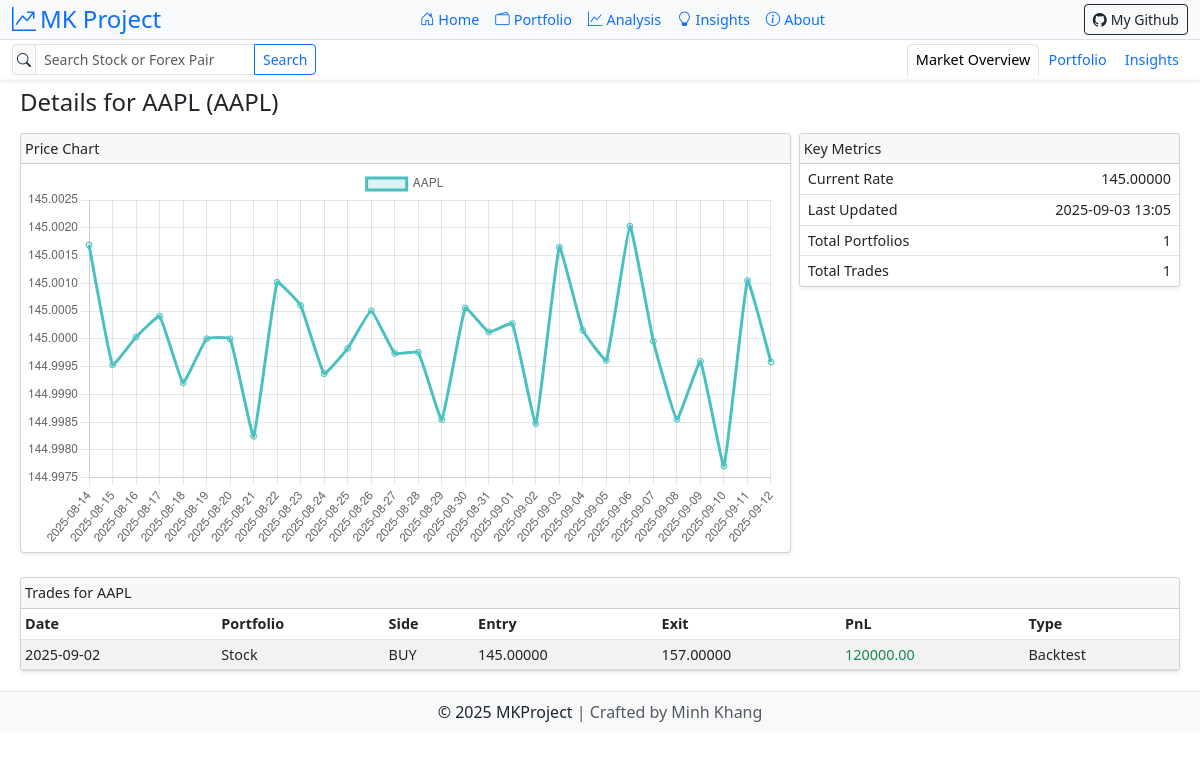
Screenshot of /details/ with the database file from the repository.
### finance_dashboard/models.py (models this page shows, shortened)
class ForexPair(models.Model):
    pair = models.CharField(max_length=10, unique=True)  # Ví dụ: EURUSD
    current_rate = models.DecimalField(max_digits=12, decimal_places=5, null=True)
    last_updated = models.DateTimeField(auto_now=True)
    class Meta:
        ordering = ["pair"]
        verbose_name_plural = "Forex Pairs"

class Trade(models.Model):
    SIDE_CHOICES = [("BUY", "BUY"), ("SELL", "SELL")]
    TYPE_CHOICES = [("Live", "Live"), ("Backtest", "Backtest")]
    portfolio = models.ForeignKey(Portfolio, on_delete=models.CASCADE, related_name="trades")
    forex_pair = models.ForeignKey("ForexPair", on_delete=models.CASCADE)
    side = models.CharField(max_length=10, choices=SIDE_CHOICES)
    entry = models.DecimalField(max_digits=12, decimal_places=5)  # entry price duy nhất
    exit = models.DecimalField(max_digits=12, decimal_places=5)
    stoploss = models.DecimalField(max_digits=12, decimal_places=5, null=True, blank=True)
    qty = models.IntegerField(default=10000)
    date = models.DateField()
    trade_type = models.CharField(max_length=20, choices=TYPE_CHOICES)
    notes = models.TextField(blank=True)
    ref = models.CharField(max_length=50, blank=True)
    @property
    def pnl(self):
        direction = Decimal("1") if self.side == "BUY" else Decimal("-1")
        return round(direction * (self.exit - self.entry) * Decimal(self.qty), 2)
    class Meta:
        ordering = ["-date"]
        verbose_name_plural = "Trades"

class Portfolio(models.Model):
    user = models.ForeignKey(User, on_delete=models.CASCADE)
    name = models.CharField(max_length=50)  # tên Portfolio
    forex_pair = models.ForeignKey("ForexPair", on_delete=models.CASCADE)
    amount = models.DecimalField(max_digits=12, decimal_places=2, default=10000)
    date_added = models.DateTimeField(auto_now_add=True)
    entry_price = models.DecimalField(max_digits=10, decimal_places=5, blank=True, null=True)
    ref_insight = models.ForeignKey(
        Insight, on_delete=models.SET_NULL, null=True, blank=True, related_name="portfolios"
    )
    class Meta:
        ordering = ["-date_added"]
        verbose_name_plural = "Portfolios"

### finance_dashboard/views.py (the view, shortened to what this page needs)
# urls.py: path("details/", views.details, name="details"),
def details(request, pair=None):
    if pair:
        forex_pair = get_object_or_404(ForexPair, pair=pair)
        trades = Trade.objects.filter(forex_pair=forex_pair).order_by("date")
    else:
        forex_pair = ForexPair.objects.first()
        trades = Trade.objects.filter(forex_pair=forex_pair).order_by("date") if forex_pair else []
    if forex_pair:
        metrics = {
            "Current Rate": forex_pair.current_rate,
            "Last Updated": forex_pair.last_updated.strftime("%Y-%m-%d %H:%M") if forex_pair.last_updated else "N/A",
            "Total Portfolios": Portfolio.objects.filter(forex_pair=forex_pair).count(),
            "Total Trades": trades.count(),
        }
    dates = [datetime.now() - timedelta(days=x) for x in range(30)]
    labels = [d.strftime("%Y-%m-%d") for d in dates][::-1]
    if forex_pair and forex_pair.current_rate:
        values = [float(forex_pair.current_rate) + (0.001 * np.random.randn()) for _ in range(30)]
    else:
        values = [1.1 + (0.001 * np.random.randn()) for _ in range(30)]
    context = {
        "trades": trades,
        "metrics": metrics,
        "labels": labels,
        "values": values,
        "symbol": forex_pair.pair if forex_pair else "N/A",
        "label": f"Details for {forex_pair.pair}" if forex_pair else "No Forex Pair Available",
        "safe_id": forex_pair.pair.replace("/", "").replace(" ", "_") if forex_pair else "default",
    }
    return render(request, "finance_dashboard/details.html", context)

### finance_dashboard/templates/finance_dashboard/details.html (shortened to what this page needs)
{% extends "finance_dashboard/base.html" %}
{% block content %}
<div class="container-fluid mt-2 p-2">
  <h4 class="mb-3">{{ label }} ({{ symbol }})</h4>
  <div class="row g-2">
    <div class="col-md-8">
      <div class="card shadow-sm">
        <div class="card-header">Price Chart</div>
        <div class="card-body">
          {% if labels and values %}
            <canvas id="chart_{{ safe_id }}"></canvas>
          {% else %}
            <p class="text-muted">No price data available.</p>
          {% endif %}
        </div>
      </div>
    </div>
    <div class="col-md-4">
      <div class="card shadow-sm">
        <div class="card-header">Key Metrics</div>
        <ul class="list-group list-group-flush">
          {% if metrics %}
            {% for k,v in metrics.items %}
            <li class="list-group-item d-flex justify-content-between">
              <span>{{ k }}</span>
              <span>{{ v }}</span>
            </li>
            {% endfor %}
          {% else %}
            <li class="list-group-item text-muted">No metrics available</li>
          {% endif %}
        </ul>
      </div>
    </div>
  </div>
  <div class="row mt-3">
    <div class="col-md-12">
      <div class="card shadow-sm">
        <div class="card-header">Trades for {{ symbol }}</div>
        <div class="card-body p-0">
          <table class="table table-striped table-sm mb-0">
            <thead>
              <tr>
                <th class="text-sm">Date</th>
                <th class="text-sm">Portfolio</th>
                <th class="text-sm">Side</th>
                <th class="text-sm">Entry</th>
                <th class="text-sm">Exit</th>
                <th class="text-sm">PnL</th>
                <th class="text-sm">Type</th>
              </tr>
            </thead>
            <tbody>
              {% for trade in trades %}
              <tr>
                <td class="text-sm">{{ trade.date|date:"Y-m-d" }}</td>
                <td class="text-sm">{{ trade.portfolio.name }}</td>
                <td class="text-sm">{{ trade.side }}</td>
                <td class="text-sm">{{ trade.entry }}</td>
                <td class="text-sm">{{ trade.exit }}</td>
                <td class="text-sm {% if trade.pnl > 0 %}text-success{% elif trade.pnl < 0 %}text-danger{% endif %}">
                  {{ trade.pnl }}
                </td>
                <td class="text-sm">{{ trade.trade_type }}</td>
              </tr>
              {% empty %}
              <tr><td colspan="7" class="text-center text-muted">No trades found for this symbol.</td></tr>
              {% endfor %}
            </tbody>
          </table>
        </div>
      </div>
    </div>
  </div>
</div>
{% endblock %}
{% block scripts %}
<script>
document.addEventListener("DOMContentLoaded", function(){
  {% if labels and values %}
  new Chart(document.getElementById("chart_{{ safe_id }}"), {
    type: "line",
    data: {
      labels: {{ labels|safe }},
      datasets: [{
        label: "{{ symbol }}",
        data: {{ values|safe }},
        borderColor: "rgba(75,192,192,1)",
        backgroundColor: "rgba(75,192,192,0.2)",
        tension: 0.1
      }]
    }
  });
  {% endif %}
});
</script>
{% endblock %}

### finance_dashboard/templates/finance_dashboard/base.html (shortened to what this page needs)
{% load static %}
<!DOCTYPE html>
<html lang="vi">
<head>
    <link href="https://cdn.jsdelivr.net/npm/bootstrap@5.3.0/dist/css/bootstrap.min.css" rel="stylesheet">
    <link rel="stylesheet" href="https://cdn.jsdelivr.net/npm/bootstrap-icons@1.10.0/font/bootstrap-icons.css">
    <link rel="stylesheet" href="{% static 'css/styles.css' %}">
</head>
<body>
    <header class="bg-light shadow-sm fixed-header">
        <div class="container-fluid">
            <div class="d-flex align-items-center justify-content-between py-1">
                <a href="{% url 'home' %}" class="d-flex align-items-center text-decoration-none">
                    <h6 class="header-logo m-0">
                        <i class="bi bi-graph-up-arrow me-1"></i>MK Project
                    </h6>
                </a>
                <ul class="nav main-nav">
                    <li class="nav-item">
                        <a class="nav-link {% if request.resolver_match.url_name == 'home' %}active{% endif %}" href="{% url 'home' %}">
                            <i class="bi bi-house-door me-1"></i>Home
                        </a>
                    </li>
                    <li class="nav-item">
                        <a class="nav-link {% if request.resolver_match.url_name == 'portfolio' %}active{% endif %}" href="{% url 'portfolio' %}">
                            <i class="bi bi-wallet2 me-1"></i>Portfolio
                        </a>
                    </li>
                    <li class="nav-item">
                        <a class="nav-link {% if request.resolver_match.url_name == 'analysis' %}active{% endif %}" href="{% url 'analysis' %}">
                            <i class="bi bi-graph-up me-1"></i>Analysis
                        </a>
                    </li>
                    <li class="nav-item">
                        <a class="nav-link {% if request.resolver_match.url_name == 'insights' %}active{% endif %}" href="{% url 'insights' %}">
                            <i class="bi bi-lightbulb me-1"></i>Insights
                        </a>
                    </li>
                    <li class="nav-item">
                        <a class="nav-link {% if request.resolver_match.url_name == 'about' %}active{% endif %}" href="{% url 'about' %}">
                            <i class="bi bi-info-circle me-1"></i>About
                        </a>
                    </li>
                </ul>
                <a href="https://github.com/ngpminhkhang/MK-Project" class="btn btn-outline-dark btn-sm">
                    <i class="bi bi-github me-1"></i>My Github
                </a>
            </div>
        </div>
        <div class="bg-white border-top">
            <div class="container-fluid">
                <div class="d-flex align-items-center justify-content-between py-1">
                    <form class="input-group input-group-sm w-auto" method="GET" action="{% url 'search' %}" hx-get="{% url 'search' %}" hx-target="#search-results" hx-swap="innerHTML">
                        <span class="input-group-text p-1"><i class="bi bi-search"></i></span>
                        <input type="search" name="query" class="form-control" placeholder="Search Stock or Forex Pair">
                        <button type="submit" class="btn btn-outline-primary">Search</button>
                    </form>
                    {% block subnav %}
                    <ul class="nav nav-tabs border-bottom-0 sub-nav">
                        <li class="nav-item">
                            <a class="nav-link active" href="{% url 'analysis' %}#macro-overview">Market Overview</a>
                        </li>
                        <li class="nav-item">
                            <a class="nav-link" href="{% url 'portfolio' %}">Portfolio</a>
                        </li>
                        <li class="nav-item">
                            <a class="nav-link" href="{% url 'insights' %}">Insights</a>
                        </li>
                    </ul>
                    {% endblock %}
                </div>
            </div>
        </div>
    </header>
    <main class="container-fluid content-container mt-1">
        {% block content %}
        {% endblock %}
    </main>
    <footer class="fixed-footer py-2 mt-1">
        <div class="container-fluid text-center">
            &copy; <script>document.write(new Date().getFullYear())</script> MKProject
            <span class="text-muted"> | Crafted by Minh Khang</span>
        </div>
    </footer>
    {% block scripts %}
    {% endblock %}
    <script>
      // Khi HTMX swap xong, nếu target là container modal -> show modal bằng Bootstrap
      document.body.addEventListener('htmx:afterSwap', function(evt) {
        try {
          if (evt.detail && evt.detail.target) {
            if (evt.detail.target.id === 'insight-modal-container') {
              const modalEl = document.getElementById('insightModal');
              if (modalEl) {
                const bsModal = new bootstrap.Modal(modalEl);
                bsModal.show();
              }
            } else if (evt.detail.target.id === 'chart-modal-container') {
              const modalEl = document.getElementById('chartModal');
              if (modalEl) {
                const bsModal = new bootstrap.Modal(modalEl);
                bsModal.show();
              }
            }
          }
        } catch (err) {
          console.error('Error showing modal:', err);
        }
      });
      // Sau khi modal đóng -> xóa HTML trong container và đảm bảo backdrop được xóa
      document.body.addEventListener('hidden.bs.modal', function(evt) {
        try {
          const insightContainer = document.getElementById('insight-modal-container');
          const chartContainer = document.getElementById('chart-modal-container');
          if (insightContainer && evt.target.id === 'insightModal') {
            insightContainer.innerHTML = '';
          }
          if (chartContainer && evt.target.id === 'chartModal') {
            chartContainer.innerHTML = '';
          }
          // Xóa backdrop thủ công nếu vẫn còn
          const backdrops = document.getElementsByClassName('modal-backdrop');
          while (backdrops.length > 0) {
            backdrops[0].parentNode.removeChild(backdrops[0]);
          }
          // Đảm bảo body không bị khóa
          document.body.classList.remove('modal-open');
          document.body.style.overflow = '';
          document.body.style.paddingRight = '';
        } catch (err) {
          console.error('Error closing modal:', err);
        }
      });
    </script>
</body>
</html>

### static/css/styles.css (style rules this page uses)
.fixed-header { position: fixed; top: 0; width: 100%; z-index: 1000; min-height: 80px; }
.content-container { margin-top: 80px !important; }
.fixed-footer { background-color: #f8f9fa; border-top: 1px solid #e7e7e7; }
.header-logo { font-size: 1.5rem; }
.main-nav .nav-link { padding: 0.25rem 0.5rem; font-size: 0.9rem; }
.sub-nav .nav-link { padding: 0.25rem 0.5rem; font-size: 0.9rem; }
.card { border-radius: 4px; }
.card-header { padding: 0.25rem; font-size: 0.9rem; }
.card-body { padding: 0.25rem; font-size: 0.9rem; }
.input-group-sm .form-control, .input-group-sm .input-group-text { padding: 0.25rem 0.5rem; font-size: 0.875rem; }
.list-group-item { padding: 0.25rem 0.5rem; font-size: 0.9rem; }
.table-sm th, .table-sm td { padding: 0.25rem; }
.text-sm { font-size: 0.9rem !important; }
.card { margin-bottom: 0.5rem; }
.card-header, .card-body { padding: 0.25rem; }
.table-sm th, .table-sm td { padding: 0.25rem; font-size: 0.9rem; }
.btn-sm { padding: 0.25rem 0.5rem !important; font-size: 0.875rem !important; }
.card { border-radius: 4px; margin-bottom: 0.5rem; }

### rows the page displays
ForexPair: pair "AAPL", metrics "145.00000"
Trade: date "2025-09-02", portfolio.name "Stock", side "BUY", entry "145.00000", exit "157.00000", pnl "120000.00", trade_type "Backtest"

### other values shown
{{ label }} "Details for AAPL"
{{ k }} "Current Rate" "Last Updated" "Total Portfolios" "Total Trades"
{{ v }} "2025-09-03 13:05" "1" "1"
chart data {{ safe_id }} AAPL
chart data {{ symbol }} AAPL
